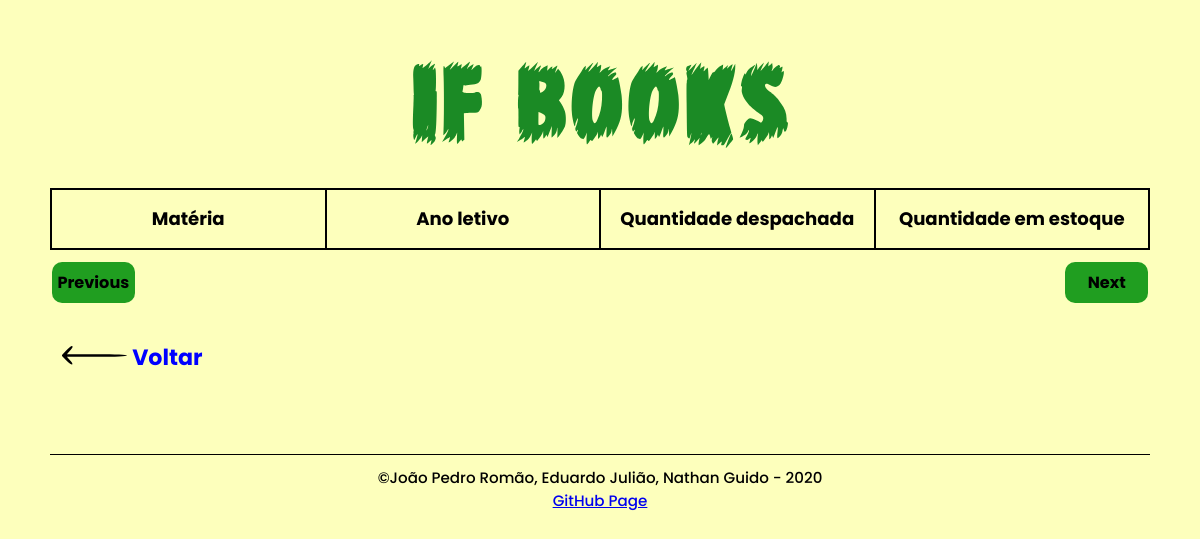
The app's page /Pages/ListaLivro/index.php, older data.
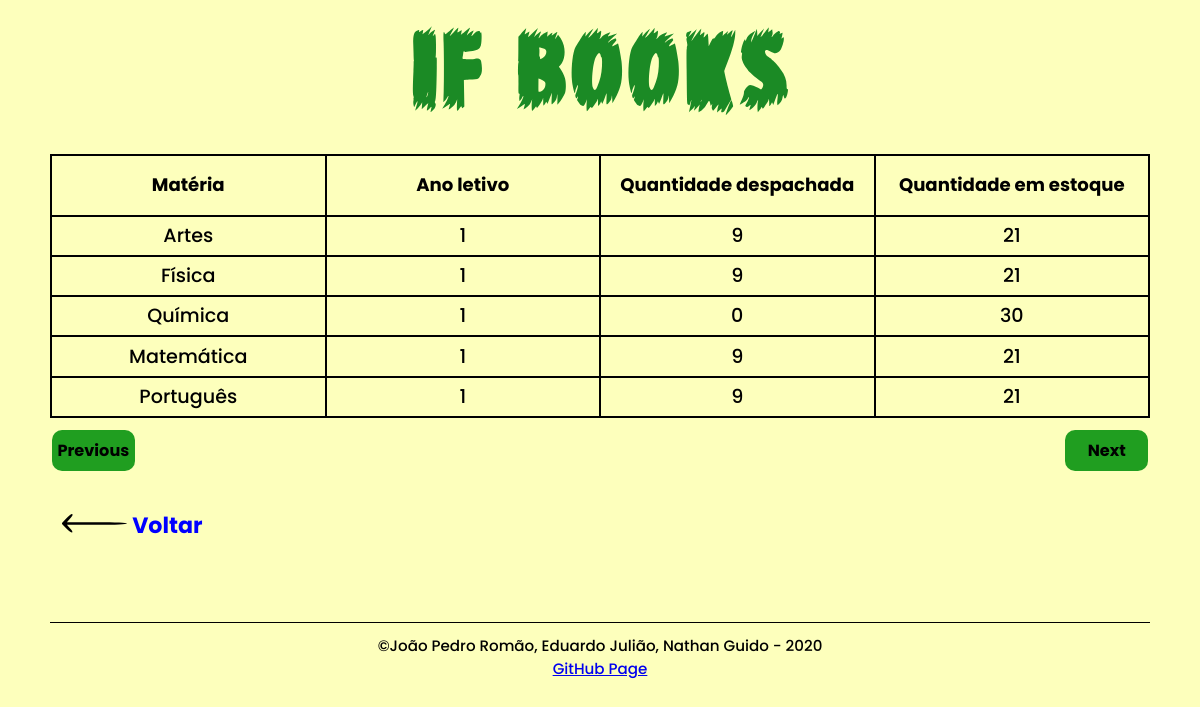
The same page, newer data.
### tables this page shows
CREATE TABLE `livros` (
  `id` int(11) NOT NULL,
  `materia` set('Português','Matemática','Química','Biologia','Física','Inglês','Geografia','Sociologia','História','Artes','Filosofia','Espanhol') NOT NULL,
  `ano` enum('1','2','3','4') NOT NULL,
  `despachado` int(11) NOT NULL,
  `estoque` int(11) NOT NULL
);

### Pages/ListaLivro/index.php (the view, shortened to what this page needs)
<?php
    $array['titulo'] = "Listar Livros";
    $array["pageCss"] = ["listBook", "table"];
    $page = 1;
    $inicio = $page - 1;
    $inicio = $inicio * $page;
    include("../templates/header.php");
?>
<main id="main">
    <div class="table">
        <table>
            <thead>
                <th>Matéria</th>
                <th>Ano letivo</th>
                <th>Quantidade despachada</th>
                <th>Quantidade em estoque</th>
            </thead>
            <tbody>
                <?php
                    include_once("../../connection.php");
                    $sql = "SELECT
                                livros.materia,
                                livros.ano,
                                livros.despachado,
                                livros.estoque
                                FROM livros LIMIT $inicio, 5;
                            ";
                    foreach($pdo->query($sql) as $row){
                ?>
                        <tr>
                            <td>
                                <?php
                                    echo $row['materia'];
                                ?>
                            </td>
                            <td>
                                <?php
                                    echo $row['ano'];
                                ?>
                            </td>
                            <td>
                                <?php
                                    echo $row['despachado'];
                                ?>
                            </td>
                            <td>
                                <?php
                                    echo $row['estoque'];
                                ?>
                            </td>
                        </tr>
                <?php
                    }
                ?>
            </tbody>
        </table>
        <a
            class="btn previous-btn"
            href="http://localhost/TCC/Pages/ListaLivro?page=<?php
                    $page--;
                    echo $page;
                ?>"
        >
            Previous
        </a>
        <a
            class="btn next-btn"
            href="http://localhost/TCC/Pages/ListaLivro?page=<?php
                    if(isset($_GET["page"])){
                        $page = $_GET["page"];
                    }
                    else{
                        $page=1;
                    }
                    $page++;
                    echo $page;
                ?>"
        >
            Next
        </a>
    </div>
    <a href="http://localhost/TCC/" class="link-btn">
        <img src="http://localhost/TCC/assets/icons/back.svg" alt="Voltar"/>
            Voltar
    </a>
</main>
<?php
    include("../templates/footer.php");
?>

### Pages/templates/header.php (shortened to what this page needs)
<!DOCTYPE html>
<html lang="pt-BR">
    <head>
        <link type="text/css" rel="stylesheet" href="http://localhost/TCC/assets/styles/global.css"/>
        <link type="text/css" rel="stylesheet" href="http://localhost/TCC/assets/styles/logo.css"/>
        <?php
            if(isset($array['pageCss'])){
                foreach($array['pageCss'] as $index => $value){
                    ?>
                    <link type="text/css" rel="stylesheet" href="http://localhost/TCC/assets/styles/<?php echo $value.'.css' ?>"/>
        <?php
                }
            }
            ?>
    </head>
<body>
    <div id='root'>
        <div id='main-div'>
            <div id='main-div-content' class='container'>
                <header id="header">
                    <div class="logo-container">
                        <a href="http://localhost/TCC/">
                            <img src="http://localhost/TCC/assets/img/logo.svg" alt="Logo IF Books"/>
                        </a>
                    </div>
                </header>

### Pages/templates/footer.php
                    <div class="rodape-container">
                        <footer id="footer">
                            <p>&copy;João Pedro Romão, Eduardo Julião, Nathan Guido - 2020</p>
                            <p><a href="https://github.com/Iorkman/TCC" target="_blank">GitHub Page</a></p>
                        </footer>
                    </div>
                </div>
            </div>
        </div>
    </body>
</html>

### assets/styles/global.css (style rules this page uses)
:root { --color-background: #fdff9dad; --color-primary-lighter: #17eb17; --color-primary-light: #27ca27; --color-primary: #209e20; --color-primary-dark: #1a801a; --color-primary-darker: #185a18; --color-secondary: #1d864c; --color-secondary-dark: #0e3d23; --color-secondary-darker: #0b3b21; --color-title-in-primary: #0000ff; --color-title-in-secondary: #63642ead; --color-title-in-secondary-dark: #43441cad; --color-text-in-primary: #000000; --color-text-title: #32264D; --color-text-complement: #9C98A6; --color-text-base: #6A6180; --color-line-in-white: #E6E6F0; --color-input-background: #F8F8FC; --color-button-text: #FFFFFF; --color-box-base: #57AE57; --color-box-base-dark: #649624; --color-box-footer: #FAFAFC; font-size: 60%; }
#main-div { width: 100vw; height: 100vh; display: grid; grid-template-areas: "header" "main" "footer" ; justify-content: center; align-items: center; color: var(--color-text-in-primary); }
header { grid-area: header; }
main { width: 100%; grid-area: main; }
footer { grid-area: footer; }
.rodape-container { border-top: 1px solid black; margin-top: 8rem; text-align: center; font-size: 1.5rem; }
.rodape-container footer { margin-top: 1rem; }
* { margin: 0; padding: 0; box-sizing: border-box; }
html, body, #root { height: 100vh; }
body { background: var(--color-background); }
#root { display: flex; align-items: center; justify-content: center; }
body, input, button, textarea { font: 500 1.6rem Poppins; color: var(--color-text-base); }
.container { width: 98vw; max-width: 700px; }
@media (min-width: 700px) { :root { font-size: 63%; } }
@media (min-width: 700px) { #main-div-content { max-width: 1100px; } }

### assets/styles/logo.css (style rules this page uses)
.logo-container { text-align: center; margin-bottom: 3.2rem; }
.logo-container a img { width: 55%; height: 8rem; }
@media (min-width: 700px) { .logo-container a img { width: 50%; height: 9rem; } }

### assets/styles/listBook.css (style rules this page uses)
table { width: 100%; }
table, th, td { margin: 0; padding: 0; border: 2px solid black; border-collapse: collapse; }
td, th { width: 16%; text-align: center; }
th { height: 6rem; line-height: 1.6rem; font-size: 2rem; }
td { height: 4rem; line-height: 1.2rem; font-size: 1.8rem; }
#main-div main a.link-btn { color: var(--color-title-in-primary); text-decoration: none; font-weight: bold; font-size: 2.2rem; margin-left: 1.2rem; }

### assets/styles/table.css (style rules this page uses)
.table { display: block; position: relative; margin-bottom: 9rem; width: 100%; }
th { padding: 0.2rem; line-height: 1.6rem; font-size: 1.6rem; }
td { line-height: 1.2rem; font-size: 1.5rem; padding: 0.386rem; }
.btn { display: flex; align-items: center; justify-content: center; width: 8.2rem; margin-top: 1.2rem; padding: 0.8rem; cursor: pointer; color: #000; font-weight: bold; border: none; border-radius: 1rem; text-decoration: none; background: var(--color-primary); transition: 0.5s; }
.next-btn { position: absolute; right: 2px; }
.previous-btn { position: absolute; left: 2px; }
@media (min-width: 700px) { th { font-size: 1.8rem; } }
@media (min-width: 700px) { td { font-size: 1.65rem; } }
@media (min-width: 1030px) { td { font-size: 1.9rem; } }

Row changes from the older to the newer data that the page shows:
added livros: materia "Artes", ano "1", despachado "9", estoque "21"
added livros: materia "Física", ano "1", despachado "9", estoque "21"
added livros: materia "Química", ano "1", despachado "0", estoque "30"
added livros: materia "Matemática", ano "1", despachado "9", estoque "21"
added livros: materia "Português", ano "1", despachado "9", estoque "21"
